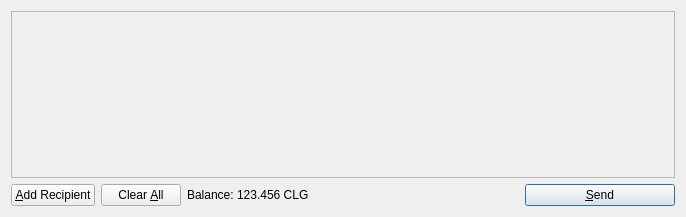
<?xml version="1.0" encoding="UTF-8"?>
<ui version="4.0">
 <class>SendCoinsDialog</class>
 <widget class="QDialog" name="SendCoinsDialog">
  <property name="geometry">
   <rect>
    <x>0</x>
    <y>0</y>
    <width>686</width>
    <height>217</height>
   </rect>
  </property>
  <property name="windowTitle">
   <string>Send Coins</string>
  </property>
  <layout class="QVBoxLayout" name="verticalLayout">
   <item>
    <widget class="QScrollArea" name="scrollArea">
     <property name="widgetResizable">
      <bool>true</bool>
     </property>
     <widget class="QWidget" name="scrollAreaWidgetContents">
      <property name="geometry">
       <rect>
        <x>0</x>
        <y>0</y>
        <width>666</width>
        <height>165</height>
       </rect>
      </property>
      <layout class="QVBoxLayout" name="verticalLayout_2">
       <property name="margin">
        <number>0</number>
       </property>
       <item>
        <layout class="QVBoxLayout" name="entries">
         <property name="spacing">
          <number>6</number>
         </property>
        </layout>
       </item>
       <item>
        <spacer name="verticalSpacer">
         <property name="orientation">
          <enum>Qt::Vertical</enum>
         </property>
         <property name="sizeHint" stdset="0">
          <size>
           <width>20</width>
           <height>40</height>
          </size>
         </property>
        </spacer>
       </item>
      </layout>
     </widget>
    </widget>
   </item>
   <item>
    <layout class="QHBoxLayout" name="horizontalLayout">
     <item>
      <widget class="QPushButton" name="addButton">
       <property name="toolTip">
        <string>Send to multiple recipients at once</string>
       </property>
       <property name="text">
        <string>&amp;Add Recipient</string>
       </property>
       <property name="icon">
        <iconset resource="../bitcoin.qrc">
         <normaloff>:/icons/add</normaloff>:/icons/add</iconset>
       </property>
       <property name="autoDefault">
        <bool>false</bool>
       </property>
      </widget>
     </item>
     <item>
      <widget class="QPushButton" name="clearButton">
       <property name="sizePolicy">
        <sizepolicy hsizetype="Minimum" vsizetype="Fixed">
         <horstretch>0</horstretch>
         <verstretch>0</verstretch>
        </sizepolicy>
       </property>
       <property name="toolTip">
        <string>Remove all transaction fields</string>
       </property>
       <property name="text">
        <string>Clear &amp;All</string>
       </property>
       <property name="icon">
        <iconset resource="../bitcoin.qrc">
         <normaloff>:/icons/remove</normaloff>:/icons/remove</iconset>
       </property>
       <property name="autoRepeatDelay">
        <number>300</number>
       </property>
       <property name="autoDefault">
        <bool>false</bool>
       </property>
      </widget>
     </item>
     <item>
      <layout class="QHBoxLayout" name="horizontalLayout_2">
       <property name="spacing">
        <number>3</number>
       </property>
       <item>
        <widget class="QLabel" name="label">
         <property name="text">
          <string>Balance:</string>
         </property>
        </widget>
       </item>
       <item>
        <widget class="QLabel" name="labelBalance">
         <property name="cursor">
          <cursorShape>IBeamCursor</cursorShape>
         </property>
         <property name="text">
          <string>123.456 CLG</string>
         </property>
         <property name="textInteractionFlags">
          <set>Qt::LinksAccessibleByMouse|Qt::TextSelectableByKeyboard|Qt::TextSelectableByMouse</set>
         </property>
        </widget>
       </item>
      </layout>
     </item>
     <item>
      <spacer name="horizontalSpacer">
       <property name="orientation">
        <enum>Qt::Horizontal</enum>
       </property>
       <property name="sizeHint" stdset="0">
        <size>
         <width>40</width>
         <height>20</height>
        </size>
       </property>
      </spacer>
     </item>
     <item>
      <widget class="QPushButton" name="sendButton">
       <property name="minimumSize">
        <size>
         <width>150</width>
         <height>0</height>
        </size>
       </property>
       <property name="toolTip">
        <string>Confirm the send action</string>
       </property>
       <property name="text">
        <string>&amp;Send</string>
       </property>
       <property name="icon">
        <iconset resource="../bitcoin.qrc">
         <normaloff>:/icons/send</normaloff>:/icons/send</iconset>
       </property>
       <property name="default">
        <bool>true</bool>
       </property>
      </widget>
     </item>
    </layout>
   </item>
  </layout>
 </widget>
 <resources>
  <include location="../bitcoin.qrc"/>
 </resources>
 <connections/>
</ui>
